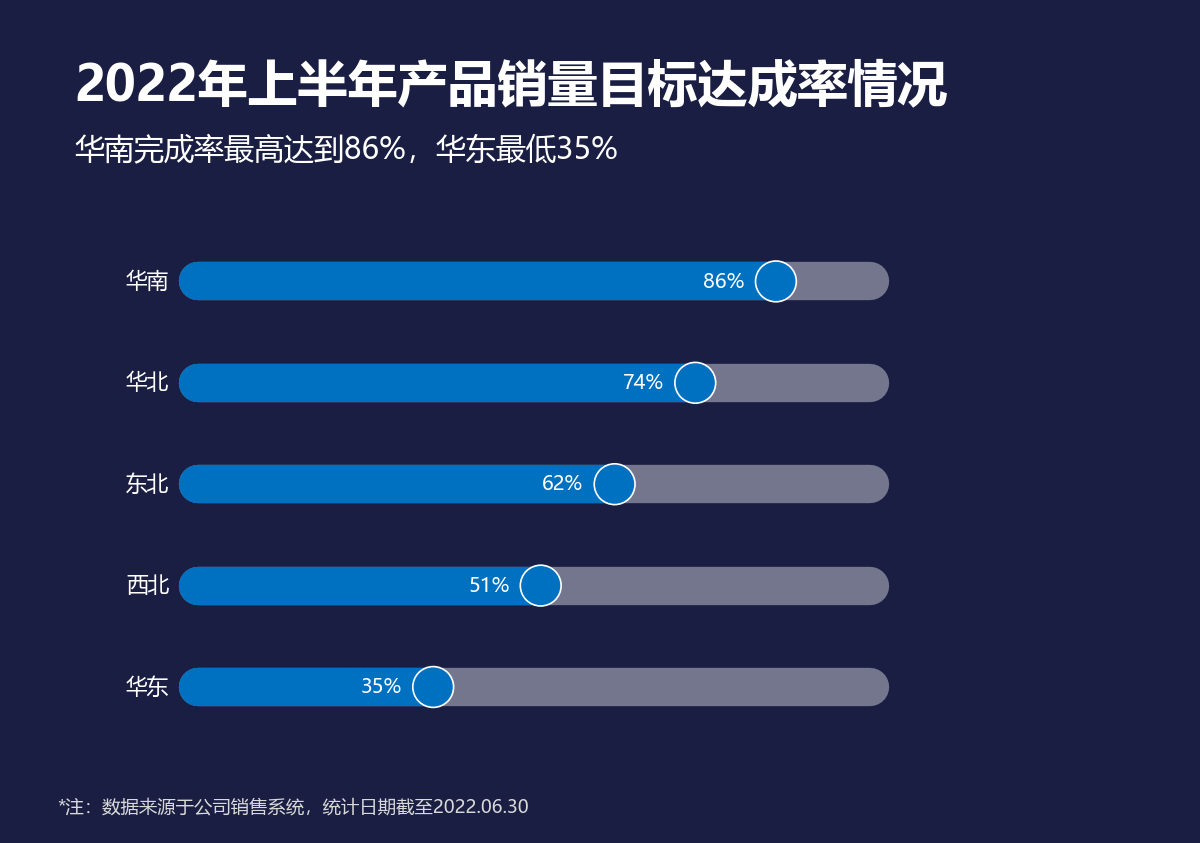

This figure's Python source:
# -*- coding: utf-8 -*-
from pathlib import Path
import openpyxl
# 向上查找原始教材目录；只读，不修改 Excel。图形和标签共用同一组单元格值。
HERE = Path(__file__).resolve().parent
SOURCE = next((p for base in HERE.parents for p in base.glob('《*/第二章 图表(后15).xlsx')), None)
if SOURCE is None:
    raise FileNotFoundError('请把本文件夹放在教材 Excel 所在项目目录下。缺少 第二章 图表(后15).xlsx')
wb = openpyxl.load_workbook(SOURCE, data_only=True, read_only=True)
ws = wb['29 滑珠图']
def col(letter, start, end):
    values = [ws[f'{letter}{r}'].value for r in range(start, end+1)]
    if any(v is None for v in values):
        raise ValueError(f'缺失数据：{ws.title}!{letter}{start}:{letter}{end}')
    return values

import numpy as np
import matplotlib
matplotlib.use('Agg')
import matplotlib.pyplot as plt
from matplotlib.patches import Rectangle, Circle, Wedge, Polygon, FancyBboxPatch
from matplotlib.colors import LinearSegmentedColormap
matplotlib.rcParams['font.sans-serif'] = ['Microsoft YaHei', 'SimHei']
matplotlib.rcParams['axes.unicode_minus'] = False
BG='#1A1E43'; BLUE='#0070C0'; RED='#E74E69'; YELLOW='#F5C353'; TEAL='#11A7AD'
def canvas(h=740):
    global fig,ax,H
    H=h
    fig=plt.figure(figsize=(10,h/100),dpi=120,facecolor=BG)
    ax=fig.add_axes([0,0,1,1],xlim=(0,1000),ylim=(h,0),facecolor=BG)
    ax.set_axis_off()
def text(x,y,s,size=13,color='white',ha='left',**kw):
    return ax.text(x,y,str(s),fontsize=size,color=color,ha=ha,va='center',**kw)
def rect(x,y,w,h,color,**kw):
    ax.add_patch(Rectangle((x,y),w,h,facecolor=color,edgecolor='none',**kw))
def header(title,subtitle='',note='*注：数据来源于公司销售系统，统计日期截至2022.06.30'):
    t=text(62,72,title,30,fontweight='bold')
    fig.canvas.draw()
    width=t.get_window_extent(fig.canvas.get_renderer()).width
    if width>fig.bbox.width*.9:t.set_fontsize(30*fig.bbox.width*.9/width)
    if subtitle:
        t=text(62,126,subtitle,18)
        fig.canvas.draw()
        width=t.get_window_extent(fig.canvas.get_renderer()).width
        if width>fig.bbox.width*.9:t.set_fontsize(18*fig.bbox.width*.9/width)
    if note: text(48,H-30,note,11,color='#D9D9D9')
def baseline(y=620,x0=95,x1=910):
    ax.plot([x0,x1],[y,y],color='#686A80',lw=.7)
def bar(x,v,scale,base=620,width=38,color=BLUE,label=True):
    rect(x-width/2,base-v*scale,width,v*scale,color)
    if label:text(x,base-v*scale-18,f'{v:g}',12,ha='center')
def finish():
    wb.close()
    fig.savefig(HERE/(Path(__file__).stem+'.png'),dpi=120,facecolor=BG)
    plt.close(fig)
if False:  # 此文件所有数值均来自上面的 ws/col，未嵌入 Excel 截图。
    pass

canvas(703)
names=col('B',3,7)[::-1];rates=col('C',3,7)[::-1]
header('2022年上半年产品销量目标达成率情况','华南完成率最高达到86%，华东最低35%')

ys=np.linspace(235,H-130,5);x0=165;length=560
for i,(name,v,y) in enumerate(zip(names,rates,ys)):
    text(x0-24,y,name,13,ha='right')
    ax.plot([x0,x0+length],[y,y],color='#74768D',lw=23,solid_capstyle='round')
    ax.plot([x0,x0+length*v],[y,y],color=BLUE,lw=23,solid_capstyle='round')
    ax.add_patch(Circle((x0+length*v,y),17,facecolor=BLUE,edgecolor='white',lw=1,zorder=5))
    text(x0+length*v-26,y,f'{v:.0%}',12,ha='right')
    

finish()
